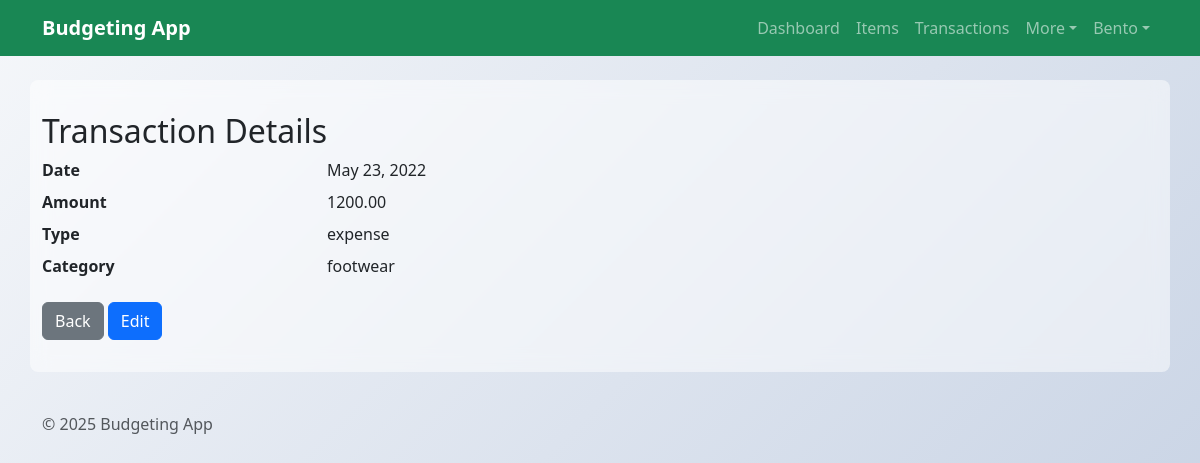
The page /BudgetingApp/transactions/2/ (signed in) on the database its author committed.
### BudgetingApp/models.py (models this page shows, shortened)
class Transaction(models.Model):
    owner = models.ForeignKey(settings.AUTH_USER_MODEL, on_delete=models.CASCADE, null=True, blank=True, related_name='transactions')
    date = models.DateField()
    amount = models.DecimalField(max_digits=10, decimal_places=2)
    transaction_type = models.CharField(max_length=50, choices=[
        ('income', 'Income'),
        ('expense', 'Expense')
    ])
    category = models.ForeignKey(Category, on_delete=models.CASCADE)

class Category(models.Model):
    owner = models.ForeignKey(settings.AUTH_USER_MODEL, on_delete=models.CASCADE, null=True, blank=True, related_name='categories')
    name = models.CharField(max_length=100)

### BudgetingApp/views.py (the view)
# urls.py: path('transactions/<int:pk>/', views.TransactionDetailView.as_view(), name='transaction-detail'),
class TransactionDetailView(LoginRequiredMixin, DetailView):
    model = Transaction
    template_name = 'BudgetingApp/Transaction_detail.html'
    def get_queryset(self):
        return Transaction.objects.filter(owner=self.request.user)

### BudgetingApp/templates/BudgetingApp/Transaction_detail.html
{% extends 'BudgetingApp/base.html' %}
{% block content %}
  <h2>Transaction Details</h2>
  <dl class="row">
    <dt class="col-sm-3">Date</dt>
    <dd class="col-sm-9">{{ object.date }}</dd>
    <dt class="col-sm-3">Amount</dt>
    <dd class="col-sm-9">{{ object.amount }}</dd>
    <dt class="col-sm-3">Type</dt>
    <dd class="col-sm-9">{{ object.transaction_type }}</dd>
    <dt class="col-sm-3">Category</dt>
    <dd class="col-sm-9">{{ object.category.name }}</dd>
  </dl>
  <a class="btn btn-secondary" href="{% url 'transaction-list' %}">Back</a>
  <a class="btn btn-primary" href="{% url 'transaction-edit' object.pk %}">Edit</a>
{% endblock %}

### BudgetingApp/templates/BudgetingApp/base.html (shortened to what this page needs)
{% load static %}
<!DOCTYPE html>
<html lang="en">
  <head>
    <link
      href="https://cdn.jsdelivr.net/npm/bootstrap@5.3.2/dist/css/bootstrap.min.css"
      rel="stylesheet"
    />
  </head>
  <body>
    <nav class="navbar navbar-expand-lg navbar-dark bg-success">
      <div class="container">
        <a class="navbar-brand fw-bold" href="{% url 'budget_home' %}"
          >Budgeting App</a
        >
        <div class="collapse navbar-collapse" id="navCollapse">
          <ul class="navbar-nav ms-auto">
            <li class="nav-item">
              <a class="nav-link" href="{% url 'budget_home' %}">Dashboard</a>
            </li>
            <li class="nav-item">
              <a class="nav-link" href="{% url 'budgetitem-list' %}">Items</a>
            </li>
            <li class="nav-item">
              <a class="nav-link" href="{% url 'transaction-list' %}"
                >Transactions</a
              >
            </li>
            <li class="nav-item dropdown">
              <a
                class="nav-link dropdown-toggle"
                href="#"
                id="moreMenu"
                role="button"
                data-bs-toggle="dropdown"
                aria-expanded="false"
                >More</a
              >
            </li>
            {% if user.is_authenticated %}
            <li class="nav-item dropdown">
              <a
                class="nav-link dropdown-toggle"
                href="#"
                id="userMenu"
                role="button"
                data-bs-toggle="dropdown"
                aria-expanded="false"
                >{{ user.username }}</a
              >
            </li>
            {% endif %}
          </ul>
        </div>
      </div>
    </nav>
    <main class="container mt-4">{% block content %}{% endblock %}</main>
    <footer class="text-muted py-3 mt-4">
      <div class="container">&copy; {% now "Y" %} Budgeting App</div>
    </footer>
  </body>
</html>

### BudgetingApp/templates/BudgetingApp/base.html (style rules this page uses)
body { background: linear-gradient(135deg, #f5f7fa 0%, #c3cfe2 100%); background-attachment: fixed; min-height: 100vh; font-family: "Segoe UI", Tahoma, Geneva, Verdana, sans-serif; }
main { background: rgba(255, 255, 255, 0.5); border-radius: 8px; padding: 2rem; margin-top: 2rem; backdrop-filter: blur(10px); }

### rows shown on the page
Transaction: date "May 23, 2022", amount "1200.00", transaction_type "expense", category.name "footwear"

### other values the page prints
{{ user.username }} "Bento"
